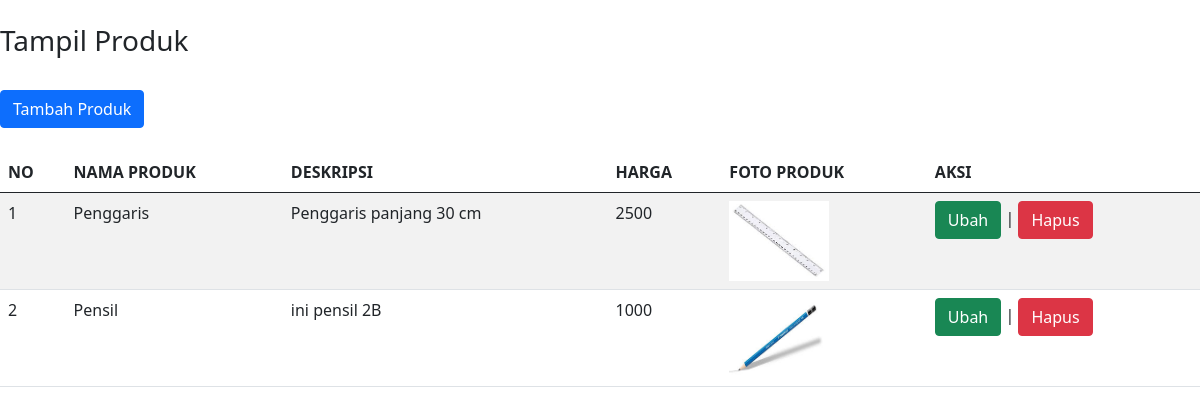
The page /tampil_produk.php on the database its author committed.
### tables this page shows
CREATE TABLE `produk` (
  `id_produk` int(11) NOT NULL,
  `nama_produk` varchar(100) NOT NULL,
  `deskripsi` text NOT NULL,
  `harga` int(11) NOT NULL,
  `foto_produk` varchar(255) NOT NULL
);

### tampil_produk.php (the view, shortened to what this page needs)
<!DOCTYPE html>
<html>
<head>
    <link href="https://cdn.jsdelivr.net/npm/bootstrap@5.0.1/dist/css/bootstrap.min.css" rel="stylesheet">
</head>
<body>
    <br>
    <h3>Tampil Produk</h3>
    <br>
    <td><a href="tambah_produk.php" class="btn btn-primary">Tambah Produk</a></td>
    <br>
    <br>
    <table class="table table-hover table-striped">
        <thead>
            <tr>
                <th>NO</th>
                <th>NAMA PRODUK</th>
                <th>DESKRIPSI</th>
                <th>HARGA</th>
                <th>FOTO PRODUK</th>
                <th>AKSI</th>
            </tr>
        </thead>
        <tbody>
            <?php
            include "koneksi.php";
            $qry_produk = mysqli_query($conn, "select * from produk");
            $no = 0;
            while ($data_produk = mysqli_fetch_array($qry_produk)) {
                $no++; ?>
                    <tr>
                        <td><?= $no ?></td>
                        <td>
                            <?= $data_produk['nama_produk'] ?>
                        </td>
                        <td>
                            <?= $data_produk['deskripsi'] ?>
                        </td>
                        <td><?= $data_produk['harga'] ?></td>
                        <td>
                            <?php echo "<img src='$data_produk[foto_produk]' width='100' height='80' />";?>
                        </td>
                         <td><a href="ubah_produk.php?id_produk=<?= $data_produk['id_produk'] ?>" class="btn btn-success">Ubah</a> | <a
                            href="hapus_produk.php?id_produk=<?= $data_produk['id_produk'] ?>" onclick="return confirm('Apakah anda yakin menghapus data ini?')" class="btn btn-danger">Hapus</a></td>
                    </tr>
                    <?php
            }
            ?>
        </tbody>
    </table>
</body>
</html>

### rows shown on the page
produk: nama_produk "Penggaris", deskripsi "Penggaris panjang 30 cm", harga "2500", foto_produk (picture)
produk: nama_produk "Pensil", deskripsi "ini pensil 2B", harga "1000", foto_produk (picture)
